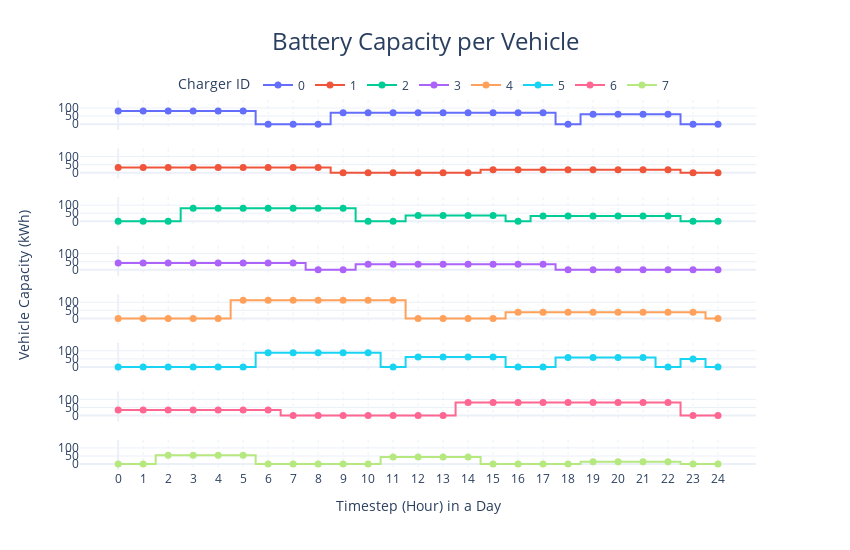

The cell this chart's notebook holds for it:
### Code cell
fig = df_vehicle_capacity.plot(kind="line", line_shape="hvh", title="Battery Capacity per Vehicle", template="plotly_white", 
                               y='Vehicle Capacities', facet_row='Charger ID', facet_row_spacing=0.05, color='Charger ID', 
                               markers=True, labels=dict(index="Timestep (Hour) in a Day", value="", variable=""))
fig.update_yaxes(tickformat="%b", matches='y', title='')
fig.update_xaxes(dtick="M1", tickformat="%b", matches='x', griddash="dot", tickvals=[i for i in range(0, 25, 1)])
fig.update_traces(marker_size=7)
fig.for_each_annotation(lambda a: a.update(text="", font_size=24, y=1.07))
fig.add_annotation(x=-0.1, y=0.5, text="Vehicle Capacity (kWh)", textangle=-90, 
                   xref="paper", yref="paper", font_size=14, showarrow=False)
fig.update_layout(height=550, width=850, title=dict(xanchor="center", x=0.5, font_size=24),
                  legend=dict(orientation="h", yanchor="top", y=1.08, xanchor="center", x=0.5))
fig.show()

### Figure 1 — Plotly figure (JSON) as saved in the notebook; plotly's stock layout.template omitted (floating-point values rounded to 4 significant figures)
{"data": [{"hovertemplate": "Charger ID=0<br>Timestep (Hour) in a Day=%{x}<br>Vehicle Capacities=%{y}<extra></extra>", "legendgroup": "0", "line": {"color": "#636efa", "dash": "solid", "shape": "hvh"}, "marker": {"size": 7, "symbol": "circle"}, "mode": "markers+lines", "name": "0", "orientation": "v", "showlegend": true, "type": "scatter", "x": [0, 1, 2, 3, 4, 5, 6, 7, 8, 9, 10, 11, 12, 13, 14, 15, 16, 17, 18, 19, 20, 21, 22, 23, 24], "xaxis": "x8", "y": [81, 81, 81, 81, 81, 81, 0, 0, 0, 70, 70, 70, 70, 70, 70, 70, 70, 70, 0, 62, 62, 62, 62, 0, 0], "yaxis": "y8"}, {"hovertemplate": "Charger ID=1<br>Timestep (Hour) in a Day=%{x}<br>Vehicle Capacities=%{y}<extra></extra>", "legendgroup": "1", "line": {"color": "#EF553B", "dash": "solid", "shape": "hvh"}, "marker": {"size": 7, "symbol": "circle"}, "mode": "markers+lines", "name": "1", "orientation": "v", "showlegend": true, "type": "scatter", "x": [0, 1, 2, 3, 4, 5, 6, 7, 8, 9, 10, 11, 12, 13, 14, 15, 16, 17, 18, 19, 20, 21, 22, 23, 24], "xaxis": "x7", "y": [33, 33, 33, 33, 33, 33, 33, 33, 33, 0, 0, 0, 0, 0, 0, 19, 19, 19, 19, 19, 19, 19, 19, 0, 0], "yaxis": "y7"}, {"hovertemplate": "Charger ID=2<br>Timestep (Hour) in a Day=%{x}<br>Vehicle Capacities=%{y}<extra></extra>", "legendgroup": "2", "line": {"color": "#00cc96", "dash": "solid", "shape": "hvh"}, "marker": {"size": 7, "symbol": "circle"}, "mode": "markers+lines", "name": "2", "orientation": "v", "showlegend": true, "type": "scatter", "x": [0, 1, 2, 3, 4, 5, 6, 7, 8, 9, 10, 11, 12, 13, 14, 15, 16, 17, 18, 19, 20, 21, 22, 23, 24], "xaxis": "x6", "y": [0, 0, 0, 80, 80, 80, 80, 80, 80, 80, 0, 0, 36, 36, 36, 36, 0, 33, 33, 33, 33, 33, 33, 0, 0], "yaxis": "y6"}, {"hovertemplate": "Charger ID=3<br>Timestep (Hour) in a Day=%{x}<br>Vehicle Capacities=%{y}<extra></extra>", "legendgroup": "3", "line": {"color": "#ab63fa", "dash": "solid", "shape": "hvh"}, "marker": {"size": 7, "symbol": "circle"}, "mode": "markers+lines", "name": "3", "orientation": "v", "showlegend": true, "type": "scatter", "x": [0, 1, 2, 3, 4, 5, 6, 7, 8, 9, 10, 11, 12, 13, 14, 15, 16, 17, 18, 19, 20, 21, 22, 23, 24], "xaxis": "x5", "y": [43, 43, 43, 43, 43, 43, 43, 43, 0, 0, 34, 34, 34, 34, 34, 34, 34, 34, 0, 0, 0, 0, 0, 0, 0], "yaxis": "y5"}, {"hovertemplate": "Charger ID=4<br>Timestep (Hour) in a Day=%{x}<br>Vehicle Capacities=%{y}<extra></extra>", "legendgroup": "4", "line": {"color": "#FFA15A", "dash": "solid", "shape": "hvh"}, "marker": {"size": 7, "symbol": "circle"}, "mode": "markers+lines", "name": "4", "orientation": "v", "showlegend": true, "type": "scatter", "x": [0, 1, 2, 3, 4, 5, 6, 7, 8, 9, 10, 11, 12, 13, 14, 15, 16, 17, 18, 19, 20, 21, 22, 23, 24], "xaxis": "x4", "y": [0, 0, 0, 0, 0, 113, 113, 113, 113, 113, 113, 113, 0, 0, 0, 0, 38, 38, 38, 38, 38, 38, 38, 38, 0], "yaxis": "y4"}, {"hovertemplate": "Charger ID=5<br>Timestep (Hour) in a Day=%{x}<br>Vehicle Capacities=%{y}<extra></extra>", "legendgroup": "5", "line": {"color": "#19d3f3", "dash": "solid", "shape": "hvh"}, "marker": {"size": 7, "symbol": "circle"}, "mode": "markers+lines", "name": "5", "orientation": "v", "showlegend": true, "type": "scatter", "x": [0, 1, 2, 3, 4, 5, 6, 7, 8, 9, 10, 11, 12, 13, 14, 15, 16, 17, 18, 19, 20, 21, 22, 23, 24], "xaxis": "x3", "y": [0, 0, 0, 0, 0, 0, 88, 88, 88, 88, 88, 0, 62, 62, 62, 62, 0, 0, 59, 59, 59, 59, 0, 49, 0], "yaxis": "y3"}, {"hovertemplate": "Charger ID=6<br>Timestep (Hour) in a Day=%{x}<br>Vehicle Capacities=%{y}<extra></extra>", "legendgroup": "6", "line": {"color": "#FF6692", "dash": "solid", "shape": "hvh"}, "marker": {"size": 7, "symbol": "circle"}, "mode": "markers+lines", "name": "6", "orientation": "v", "showlegend": true, "type": "scatter", "x": [0, 1, 2, 3, 4, 5, 6, 7, 8, 9, 10, 11, 12, 13, 14, 15, 16, 17, 18, 19, 20, 21, 22, 23, 24], "xaxis": "x2", "y": [35, 35, 35, 35, 35, 35, 35, 0, 0, 0, 0, 0, 0, 0, 81, 81, 81, 81, 81, 81, 81, 81, 81, 0, 0], "yaxis": "y2"}, {"hovertemplate": "Charger ID=7<br>Timestep (Hour) in a Day=%{x}<br>Vehicle Capacities=%{y}<extra></extra>", "legendgroup": "7", "line": {"color": "#B6E880", "dash": "solid", "shape": "hvh"}, "marker": {"size": 7, "symbol": "circle"}, "mode": "markers+lines", "name": "7", "orientation": "v", "showlegend": true, "type": "scatter", "x": [0, 1, 2, 3, 4, 5, 6, 7, 8, 9, 10, 11, 12, 13, 14, 15, 16, 17, 18, 19, 20, 21, 22, 23, 24], "xaxis": "x", "y": [0, 0, 55, 55, 55, 55, 0, 0, 0, 0, 0, 44, 44, 44, 44, 0, 0, 0, 0, 15, 15, 15, 15, 0, 0], "yaxis": "y"}], "layout": {"annotations": [{"font": {"size": 24}, "showarrow": false, "text": "", "textangle": 90, "x": 0.98, "xanchor": "left", "xref": "paper", "y": 1.07, "yanchor": "middle", "yref": "paper"}, {"font": {"size": 24}, "showarrow": false, "text": "", "textangle": 90, "x": 0.98, "xanchor": "left", "xref": "paper", "y": 1.07, "yanchor": "middle", "yref": "paper"}, {"font": {"size": 24}, "showarrow": false, "text": "", "textangle": 90, "x": 0.98, "xanchor": "left", "xref": "paper", "y": 1.07, "yanchor": "middle", "yref": "paper"}, {"font": {"size": 24}, "showarrow": false, "text": "", "textangle": 90, "x": 0.98, "xanchor": "left", "xref": "paper", "y": 1.07, "yanchor": "middle", "yref": "paper"}, {"font": {"size": 24}, "showarrow": false, "text": "", "textangle": 90, "x": 0.98, "xanchor": "left", "xref": "paper", "y": 1.07, "yanchor": "middle", "yref": "paper"}, {"font": {"size": 24}, "showarrow": false, "text": "", "textangle": 90, "x": 0.98, "xanchor": "left", "xref": "paper", "y": 1.07, "yanchor": "middle", "yref": "paper"}, {"font": {"size": 24}, "showarrow": false, "text": "", "textangle": 90, "x": 0.98, "xanchor": "left", "xref": "paper", "y": 1.07, "yanchor": "middle", "yref": "paper"}, {"font": {"size": 24}, "showarrow": false, "text": "", "textangle": 90, "x": 0.98, "xanchor": "left", "xref": "paper", "y": 1.07, "yanchor": "middle", "yref": "paper"}, {"font": {"size": 14}, "showarrow": false, "text": "Vehicle Capacity (kWh)", "textangle": -90, "x": -0.1, "xref": "paper", "y": 0.5, "yref": "paper"}], "height": 550, "legend": {"orientation": "h", "title": {"text": "Charger ID"}, "tracegroupgap": 0, "x": 0.5, "xanchor": "center", "y": 1.08, "yanchor": "top"}, "title": {"font": {"size": 24}, "text": "Battery Capacity per Vehicle", "x": 0.5, "xanchor": "center"}, "width": 850, "xaxis": {"anchor": "y", "domain": [0, 0.98], "dtick": "M1", "griddash": "dot", "matches": "x", "tickformat": "%b", "tickvals": [0, 1, 2, 3, 4, 5, 6, 7, 8, 9, 10, 11, 12, 13, 14, 15, 16, 17, 18, 19, 20, 21, 22, 23, 24], "title": {"text": "Timestep (Hour) in a Day"}}, "xaxis2": {"anchor": "y2", "domain": [0, 0.98], "dtick": "M1", "griddash": "dot", "matches": "x", "showticklabels": false, "tickformat": "%b", "tickvals": [0, 1, 2, 3, 4, 5, 6, 7, 8, 9, 10, 11, 12, 13, 14, 15, 16, 17, 18, 19, 20, 21, 22, 23, 24]}, "xaxis3": {"anchor": "y3", "domain": [0, 0.98], "dtick": "M1", "griddash": "dot", "matches": "x", "showticklabels": false, "tickformat": "%b", "tickvals": [0, 1, 2, 3, 4, 5, 6, 7, 8, 9, 10, 11, 12, 13, 14, 15, 16, 17, 18, 19, 20, 21, 22, 23, 24]}, "xaxis4": {"anchor": "y4", "domain": [0, 0.98], "dtick": "M1", "griddash": "dot", "matches": "x", "showticklabels": false, "tickformat": "%b", "tickvals": [0, 1, 2, 3, 4, 5, 6, 7, 8, 9, 10, 11, 12, 13, 14, 15, 16, 17, 18, 19, 20, 21, 22, 23, 24]}, "xaxis5": {"anchor": "y5", "domain": [0, 0.98], "dtick": "M1", "griddash": "dot", "matches": "x", "showticklabels": false, "tickformat": "%b", "tickvals": [0, 1, 2, 3, 4, 5, 6, 7, 8, 9, 10, 11, 12, 13, 14, 15, 16, 17, 18, 19, 20, 21, 22, 23, 24]}, "xaxis6": {"anchor": "y6", "domain": [0, 0.98], "dtick": "M1", "griddash": "dot", "matches": "x", "showticklabels": false, "tickformat": "%b", "tickvals": [0, 1, 2, 3, 4, 5, 6, 7, 8, 9, 10, 11, 12, 13, 14, 15, 16, 17, 18, 19, 20, 21, 22, 23, 24]}, "xaxis7": {"anchor": "y7", "domain": [0, 0.98], "dtick": "M1", "griddash": "dot", "matches": "x", "showticklabels": false, "tickformat": "%b", "tickvals": [0, 1, 2, 3, 4, 5, 6, 7, 8, 9, 10, 11, 12, 13, 14, 15, 16, 17, 18, 19, 20, 21, 22, 23, 24]}, "xaxis8": {"anchor": "y8", "domain": [0, 0.98], "dtick": "M1", "griddash": "dot", "matches": "x", "showticklabels": false, "tickformat": "%b", "tickvals": [0, 1, 2, 3, 4, 5, 6, 7, 8, 9, 10, 11, 12, 13, 14, 15, 16, 17, 18, 19, 20, 21, 22, 23, 24]}, "yaxis": {"anchor": "x", "domain": [0, 0.08125], "matches": "y", "tickformat": "%b", "title": {"text": ""}}, "yaxis2": {"anchor": "x2", "domain": [0.1312, 0.2125], "matches": "y", "tickformat": "%b", "title": {"text": ""}}, "yaxis3": {"anchor": "x3", "domain": [0.2625, 0.3437], "matches": "y", "tickformat": "%b", "title": {"text": ""}}, "yaxis4": {"anchor": "x4", "domain": [0.3937, 0.475], "matches": "y", "tickformat": "%b", "title": {"text": ""}}, "yaxis5": {"anchor": "x5", "domain": [0.525, 0.6062], "matches": "y", "tickformat": "%b", "title": {"text": ""}}, "yaxis6": {"anchor": "x6", "domain": [0.6562, 0.7375], "matches": "y", "tickformat": "%b", "title": {"text": ""}}, "yaxis7": {"anchor": "x7", "domain": [0.7875, 0.8687], "matches": "y", "tickformat": "%b", "title": {"text": ""}}, "yaxis8": {"anchor": "x8", "domain": [0.9187, 1], "matches": "y", "tickformat": "%b", "title": {"text": ""}}}}
